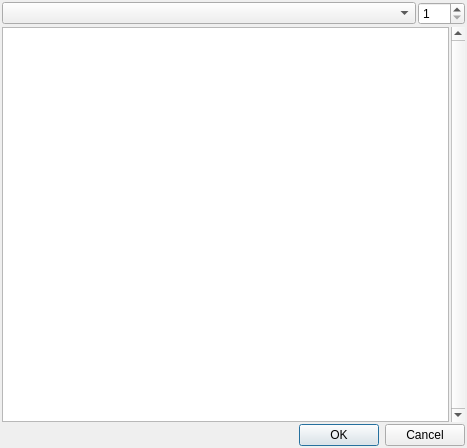
<?xml version="1.0" encoding="UTF-8"?>
<ui version="4.0">
 <class>CharDialog</class>
 <widget class="QDialog" name="CharDialog">
  <property name="geometry">
   <rect>
    <x>0</x>
    <y>0</y>
    <width>467</width>
    <height>448</height>
   </rect>
  </property>
  <property name="windowTitle">
   <string>Choose symbol</string>
  </property>
  <property name="windowIcon">
   <iconset resource="mbricks.qrc">
    <normaloff>:/icons/icons/mbricks_128.png</normaloff>:/icons/icons/mbricks_128.png</iconset>
  </property>
  <layout class="QGridLayout" name="gridLayout">
   <property name="margin">
    <number>2</number>
   </property>
   <property name="spacing">
    <number>2</number>
   </property>
   <item row="0" column="0">
    <widget class="QComboBox" name="comboCategory">
     <property name="sizePolicy">
      <sizepolicy hsizetype="Expanding" vsizetype="Fixed">
       <horstretch>0</horstretch>
       <verstretch>0</verstretch>
      </sizepolicy>
     </property>
    </widget>
   </item>
   <item row="1" column="0" colspan="2">
    <widget class="QTableWidget" name="tableChars">
     <property name="editTriggers">
      <set>QAbstractItemView::NoEditTriggers</set>
     </property>
     <property name="selectionMode">
      <enum>QAbstractItemView::SingleSelection</enum>
     </property>
     <attribute name="horizontalHeaderVisible">
      <bool>false</bool>
     </attribute>
     <attribute name="horizontalHeaderDefaultSectionSize">
      <number>24</number>
     </attribute>
     <attribute name="verticalHeaderVisible">
      <bool>false</bool>
     </attribute>
     <attribute name="verticalHeaderDefaultSectionSize">
      <number>24</number>
     </attribute>
    </widget>
   </item>
   <item row="1" column="2">
    <widget class="QScrollBar" name="verticalScroll">
     <property name="maximum">
      <number>0</number>
     </property>
     <property name="orientation">
      <enum>Qt::Vertical</enum>
     </property>
    </widget>
   </item>
   <item row="0" column="1" colspan="2">
    <widget class="QSpinBox" name="spinSize">
     <property name="minimum">
      <number>1</number>
     </property>
     <property name="maximum">
      <number>200</number>
     </property>
    </widget>
   </item>
   <item row="2" column="0" colspan="3">
    <widget class="QDialogButtonBox" name="buttonBox">
     <property name="standardButtons">
      <set>QDialogButtonBox::Cancel|QDialogButtonBox::Ok</set>
     </property>
    </widget>
   </item>
  </layout>
 </widget>
 <resources>
  <include location="mbricks.qrc"/>
 </resources>
 <connections/>
</ui>
